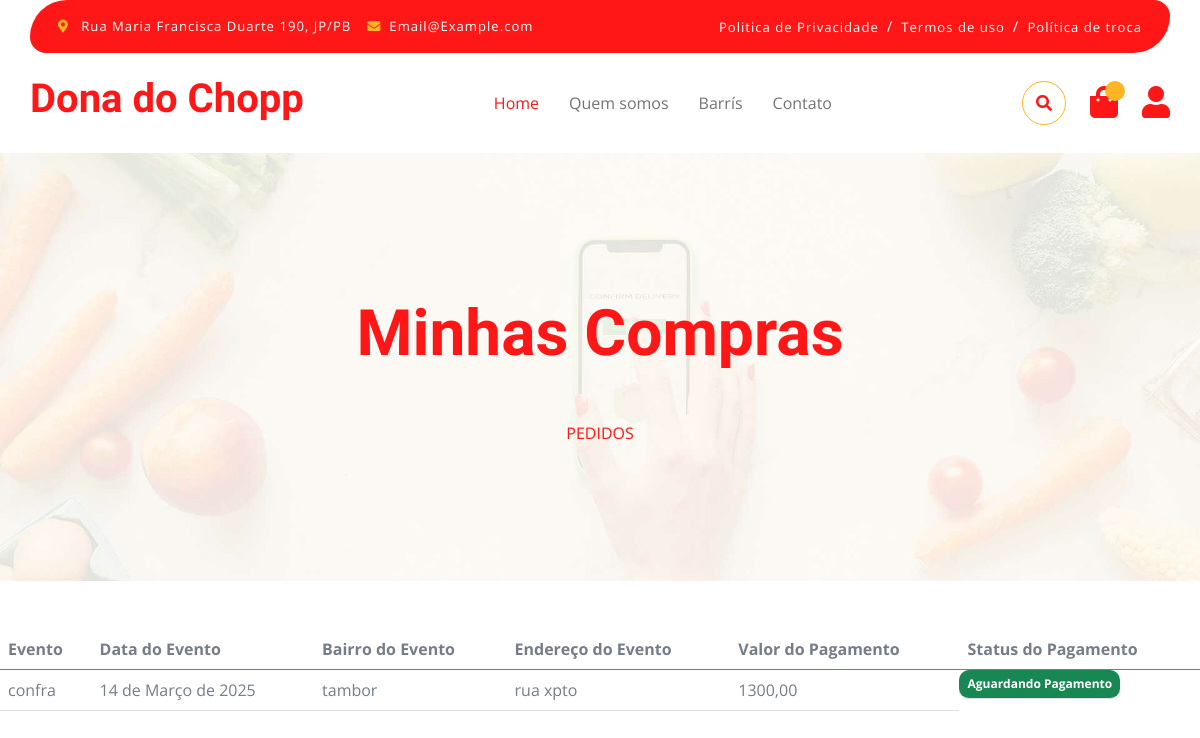
The app's page /minhas-compras/ (signed in) with its own data.
### authentication/models.py (models this page shows, shortened)
class Evento(models.Model):
    usuario = models.ForeignKey(Usuario, on_delete=models.CASCADE)
    cep = models.CharField(max_length=8, default=0)
    celular = models.CharField(max_length=11)
    bairro = models.CharField(max_length=100, default='None')
    endereco = models.CharField(max_length=100)
    data_evento = models.DateField(null=True)
    tipo_evento = models.CharField(max_length=50, null=True)
    status = models.CharField(max_length=50, null=True, blank=True, default=' ')
    valor = models.DecimalField(max_digits=10, decimal_places=2, default=0)

### authentication/views.py (the view)
# urls.py: path('minhas-compras/', PedidosView.as_view(), name='minhas_compras'),
class PedidosView(TemplateView):
    template_name = 'sucesso.html'
    def get(self, request):
        usuario = request.user.username
        user = Usuario.objects.get(username=usuario)
        eventos = Evento.objects.filter(usuario=user).order_by('-id')
        print(f'-------------{usuario}---------')
        print(f'-------------{len(eventos)}---------')
        context = {'pagamentos':eventos}
        return render(request, self.template_name, context)

### templates/sucesso.html (shortened to what this page needs)
{% extends "base.html" %}
{% block 'content'%}
{% include 'parciais/nav_bar.html'%}
<div class="container-xxl py-5 bg-dark hero-header mb-5">
    <div class="container text-center my-5 pt-5 pb-4">
        <h1 class="mb-5 display-3 text-primary">Minhas Compras</h1>
        <nav aria-label="breadcrumb">
            <ol class="breadcrumb justify-content-center text-uppercase">
                <li class="breadcrumb-item"><a href="#">Pedidos</a></li>
            </ol>
        </nav>
    </div>
</div>
{% if pagamentos %}
    <table class="table d-none d-md-table">
        <thead>
            <tr>
                <th scope="col">Evento</th>
                <th scope="col">Data do Evento</th>
                <th scope="col">Bairro do Evento</th>
                <th scope="col">Endereço do Evento</th>
                <th scope="col">Valor do Pagamento</th>
                <th scope="col">Status do Pagamento</th>
            </tr>
        </thead>
        <tbody>
            {% for pag in pagamentos %}
            <tr>
                <td>{{ pag.tipo_evento }}</td>
                <td>{{ pag.data_evento }}</td>
                <td>{{ pag.bairro }}</td>
                <td>{{ pag.endereco }}</td>
                <td>{{ pag.valor }}</td>
                <td class="badge bg-success">{{ pag.status }}</td>
            </tr>
            {% endfor %}
        </tbody>
    </table>
{% else %}
    <p>Você ainda não fez nenhuma compra.</p>
{% endif %}
{% endblock %}

### static/css/style.css (style rules this page uses)
.hero-header { background: linear-gradient(rgba(248, 223, 173, 0.1), rgba(248, 223, 173, 0.1)), url(../img/hero-img.jpg); background-position: center center; background-repeat: no-repeat; background-size: cover; }
@media (min-width: 992px) { .hero-header, .page-header { margin-top: 152px !important; } }

### templates/sucesso.html (style rules this page uses)
@media (min-width: 768px) { .table { display: table; } }

### records on screen
Evento: tipo_evento "confra", data_evento "14 de Março de 2025", bairro "tambor", endereco "rua xpto", valor "1300,00", status "Aguardando Pagamento"
